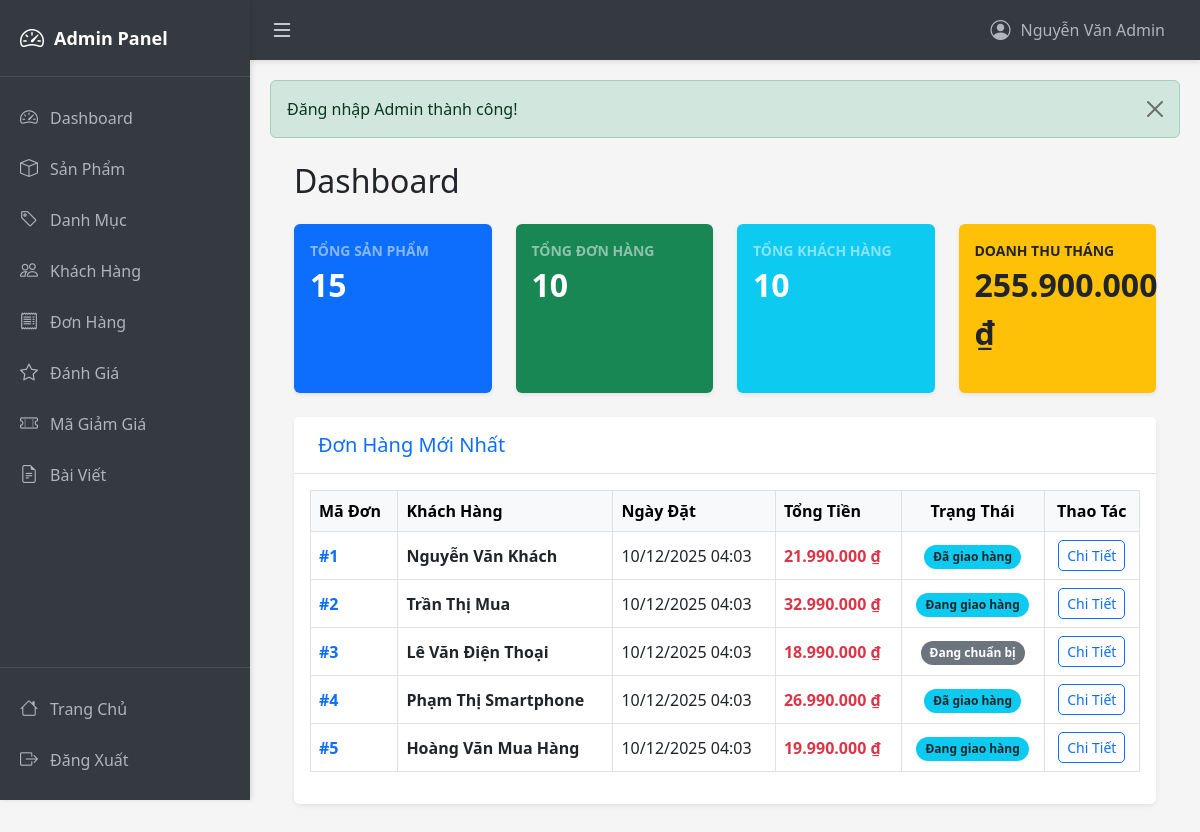
Screenshot of /admin/dashboard (signed in) with the database file from the repository.
### tables this page shows
CREATE TABLE Orders (
  order_id INT AUTO_INCREMENT PRIMARY KEY,
  customer_id INT,
  employee_id INT,
  order_date DATETIME DEFAULT CURRENT_TIMESTAMP,
  total_amount DECIMAL(12,2),
  order_status_id INT,
  payment_method VARCHAR(50),
  note TEXT,
  FOREIGN KEY (customer_id) REFERENCES Customers(customer_id) ON DELETE SET NULL,
  FOREIGN KEY (employee_id) REFERENCES Employees(employee_id) ON DELETE SET NULL,
  FOREIGN KEY (order_status_id) REFERENCES Order_Status(order_status_id) ON DELETE SET NULL
);

CREATE TABLE Customers (
  customer_id INT AUTO_INCREMENT PRIMARY KEY,
  full_name VARCHAR(100),
  phone_number VARCHAR(15),
  email VARCHAR(100),
  address VARCHAR(255),
  gender VARCHAR(10),
  date_of_birth DATE,
  created_at DATETIME DEFAULT CURRENT_TIMESTAMP
);

CREATE TABLE Order_Status (
  order_status_id INT AUTO_INCREMENT PRIMARY KEY,
  status_name VARCHAR(50),
  description TEXT
);

### controllers/AdminController.php (called while the page is built, shortened)
<?php
class AdminController extends BaseController {
    private $adminModel;
    private $orderModel;
    public function __construct() {
        $this->adminModel = new AdminModel();
        $this->orderModel = new OrderModel();
    }
    public function dashboard() {
        $stats = $this->adminModel->getDashboardStats();
        $recentOrders = $this->orderModel->getAllOrders(5);
        $data = [
            'stats' => $stats,
            'recentOrders' => $recentOrders,
            'pageTitle' => 'Dashboard'
        ];
        $this->view('admin/dashboard', $data, true);
    }
}
?>

### models/BaseModel.php (called while the page is built, shortened)
<?php
class BaseModel {
    public function __construct() {
        $db = new Database();
        $this->conn = $db->getConnection();
    }
}
?>

### config/database.php (called while the page is built, shortened)
<?php
class Database {
    private $host = "localhost";
    private $db_name = "inventory_system";
    private $username = "root";
    private $password = "";
    public function getConnection() {
        $this->conn = null;
        try {
            $this->conn = new PDO(
                "mysql:host=" . $this->host . ";dbname=" . $this->db_name . ";charset=utf8mb4",
                $this->username,
                $this->password
            );
            $this->conn->setAttribute(PDO::ATTR_ERRMODE, PDO::ERRMODE_EXCEPTION);
            $this->conn->setAttribute(PDO::ATTR_DEFAULT_FETCH_MODE, PDO::FETCH_ASSOC);
        } catch(PDOException $e) {
            echo "Connection error: " . $e->getMessage();
        }
        return $this->conn;
    }
}
?>

### models/AdminModel.php (called while the page is built, shortened)
<?php
class AdminModel extends BaseModel {
    public function getDashboardStats() {
        $stats = [];
        $sql = "SELECT COUNT(*) as total FROM Products";
        $stmt = $this->conn->prepare($sql);
        $stmt->execute();
        $stats['total_products'] = (int) $stmt->fetchColumn();
        $sql = "SELECT COUNT(*) as total FROM Orders";
        $stmt = $this->conn->prepare($sql);
        $stmt->execute();
        $stats['total_orders'] = (int) $stmt->fetchColumn();
        $sql = "SELECT COUNT(*) as total FROM Customers";
        $stmt = $this->conn->prepare($sql);
        $stmt->execute();
        $stats['total_customers'] = (int) $stmt->fetchColumn();
        $sql = "SELECT SUM(total_amount) as total FROM Orders
                WHERE MONTH(order_date) = MONTH(CURRENT_DATE())
                AND YEAR(order_date) = YEAR(CURRENT_DATE())";
        $stmt = $this->conn->prepare($sql);
        $stmt->execute();
        $stats['revenue_month'] = $stmt->fetchColumn() ?? 0;
        $sql = "SELECT COUNT(*) as total FROM Orders
            WHERE DATE(order_date) = CURDATE()";
        $stmt = $this->conn->prepare($sql);
        $stmt->execute();
        $stats['orders_today'] = (int) $stmt->fetchColumn();
        return $stats;
    }
}
?>

### models/OrderModel.php (called while the page is built, shortened)
<?php
class OrderModel extends BaseModel {
    public function getAllOrders($limit = null, $offset = 0) {
        $sql = "SELECT o.*, c.full_name as customer_name, os.status_name
                FROM Orders o
                LEFT JOIN Customers c ON o.customer_id = c.customer_id
                LEFT JOIN Order_Status os ON o.order_status_id = os.order_status_id
                ORDER BY o.order_date DESC";
        if ($limit) {
            $sql .= " LIMIT :limit OFFSET :offset";
        }
        $stmt = $this->conn->prepare($sql);
        if ($limit) {
            $stmt->bindParam(':limit', $limit, PDO::PARAM_INT);
            $stmt->bindParam(':offset', $offset, PDO::PARAM_INT);
        }
        $stmt->execute();
        return $stmt->fetchAll();
    }
}
?>

### views/admin/dashboard.php (the view, shortened to what this page needs)
<?php
require_once "layouts/header.php";
function getStatusBadgeClass($statusName) {
    $statusName = mb_strtolower($statusName, 'UTF-8');
    if (strpos($statusName, 'hoàn thành') !== false || strpos($statusName, 'thành công') !== false) {
        return 'bg-success';
    } elseif (strpos($statusName, 'hủy') !== false) {
        return 'bg-danger';
    } elseif (strpos($statusName, 'vận chuyển') !== false || strpos($statusName, 'giao hàng') !== false) {
        return 'bg-info text-dark';
    } elseif (strpos($statusName, 'chờ') !== false || strpos($statusName, 'mới') !== false) {
        return 'bg-warning text-dark';
    }
    return 'bg-secondary';
}
?>
<div class="container-fluid px-4">
    <h2 class="mt-4 mb-4">Dashboard</h2>
    <div class="row">
        <div class="col-xl-3 col-md-6 mb-4">
            <div class="card bg-primary text-white h-100 shadow-sm">
                <div class="card-body">
                    <div class="d-flex justify-content-between align-items-center">
                        <div>
                            <div class="text-white-50 small text-uppercase fw-bold">Tổng Sản Phẩm</div>
                            <div class="fs-2 fw-bold"><?= number_format($stats['total_products']) ?></div>
                        </div>
                        <i class="fas fa-box fa-2x text-white-50"></i> </div>
                </div>
            </div>
        </div>
        <div class="col-xl-3 col-md-6 mb-4">
            <div class="card bg-success text-white h-100 shadow-sm">
                <div class="card-body">
                    <div class="d-flex justify-content-between align-items-center">
                        <div>
                            <div class="text-white-50 small text-uppercase fw-bold">Tổng Đơn Hàng</div>
                            <div class="fs-2 fw-bold"><?= number_format($stats['total_orders']) ?></div>
                        </div>
                    </div>
                </div>
            </div>
        </div>
        <div class="col-xl-3 col-md-6 mb-4">
            <div class="card bg-info text-white h-100 shadow-sm">
                <div class="card-body">
                    <div class="d-flex justify-content-between align-items-center">
                        <div>
                            <div class="text-white-50 small text-uppercase fw-bold">Tổng Khách Hàng</div>
                            <div class="fs-2 fw-bold"><?= number_format($stats['total_customers']) ?></div>
                        </div>
                    </div>
                </div>
            </div>
        </div>
        <div class="col-xl-3 col-md-6 mb-4">
            <div class="card bg-warning text-dark h-100 shadow-sm">
                <div class="card-body">
                    <div class="d-flex justify-content-between align-items-center">
                        <div>
                            <div class="text-dark-50 small text-uppercase fw-bold">Doanh Thu Tháng</div>
                            <div class="fs-2 fw-bold"><?= number_format($stats['revenue_month'], 0, ',', '.') ?> ₫</div>
                        </div>
                    </div>
                </div>
            </div>
        </div>
    </div>
    <div class="row">
        <div class="col-md-12">
            <div class="card mb-4 shadow-sm">
                <div class="card-header bg-white py-3">
                    <h5 class="m-0 font-weight-bold text-primary"><i class="fas fa-table me-2"></i>Đơn Hàng Mới Nhất</h5>
                </div>
                <div class="card-body">
                    <div class="table-responsive">
                        <table class="table table-bordered table-hover align-middle" width="100%" cellspacing="0">
                            <thead class="table-light">
                                <tr>
                                    <th>Mã Đơn</th>
                                    <th>Khách Hàng</th>
                                    <th>Ngày Đặt</th>
                                    <th>Tổng Tiền</th>
                                    <th class="text-center">Trạng Thái</th>
                                    <th class="text-center">Thao Tác</th>
                                </tr>
                            </thead>
                            <tbody>
                                <?php if (empty($recentOrders)): ?>
                                    <tr>
                                        <td colspan="6" class="text-center py-4 text-muted">
                                            <i class="fas fa-inbox fa-3x mb-3"></i><br>
                                            Chưa có đơn hàng nào
                                        </td>
                                    </tr>
                                <?php else: ?>
                                    <?php foreach ($recentOrders as $order): ?>
                                        <tr>
                                            <td class="fw-bold text-primary">#<?= $order['order_id'] ?></td>
                                            <td>
                                                <div class="fw-bold"><?= htmlspecialchars($order['customer_name']) ?></div>
                                            </td>
                                            <td><?= date('d/m/Y H:i', strtotime($order['order_date'])) ?></td>
                                            <td class="text-danger fw-bold">
                                                <?= number_format($order['total_amount'], 0, ',', '.') ?> ₫
                                            </td>
                                            <td class="text-center">
                                                <span class="badge rounded-pill <?= getStatusBadgeClass($order['status_name']) ?>">
                                                    <?= htmlspecialchars($order['status_name']) ?>
                                                </span>
                                            </td>
                                            <td class="text-center">
                                                <a href="<?= BASE_URL ?>admin/orderDetail/<?= $order['order_id'] ?>"
                                                   class="btn btn-sm btn-outline-primary" title="Xem chi tiết">
                                                    <i class="fas fa-eye"></i> Chi Tiết
                                                </a>
                                            </td>
                                        </tr>
                                    <?php endforeach; ?>
                                <?php endif; ?>
                            </tbody>
                        </table>
                    </div>
                </div>
            </div>
        </div>
    </div>
</div>
<?php require_once "layouts/footer.php"; ?>

### public/css/admin.css (style rules this page uses)
:root { --sidebar-width: 250px; --sidebar-collapsed-width: 70px; --topbar-height: 60px; --primary-color: #343a40; --secondary-color: #495057; --accent-color: #007bff; }
* { margin: 0; padding: 0; box-sizing: border-box; }
body { background-color: #f5f5f5; display: flex; flex-direction: column; }
.card { border: none; box-shadow: 0 2px 4px rgba(0,0,0,0.1); margin-bottom: 20px; }
.card-header { background-color: #f8f9fa; font-weight: bold; border-bottom: 1px solid #dee2e6; }
.table { background-color: white; }
.table thead { background-color: #f8f9fa; }
.btn { border-radius: 5px; }
.badge { padding: 0.5em 0.75em; }

### rows the page displays
orders: order_id "1", customer.full_name "Nguyễn Văn Khách", order_date "10/12/2025 04:03", total_amount "21.990.000", order_status.status_name "Đã giao hàng"
orders: order_id "2", customer.full_name "Trần Thị Mua", order_date "10/12/2025 04:03", total_amount "32.990.000", order_status.status_name "Đang giao hàng"
orders: order_id "3", customer.full_name "Lê Văn Điện Thoại", order_date "10/12/2025 04:03", total_amount "18.990.000", order_status.status_name "Đang chuẩn bị"
orders: order_id "4", customer.full_name "Phạm Thị Smartphone", order_date "10/12/2025 04:03", total_amount "26.990.000", order_status.status_name "Đã giao hàng"
orders: order_id "5", customer.full_name "Hoàng Văn Mua Hàng", order_date "10/12/2025 04:03", total_amount "19.990.000", order_status.status_name "Đang giao hàng"

### other values shown
$_SESSION['admin_name'] "Nguyễn Văn Admin"
$_SESSION['success'] "Đăng nhập Admin thành công!"
$stats['total_products'] "15"
$stats['total_orders'] "10"
$stats['total_customers'] "10"
$stats['revenue_month'] "255.900.000"
